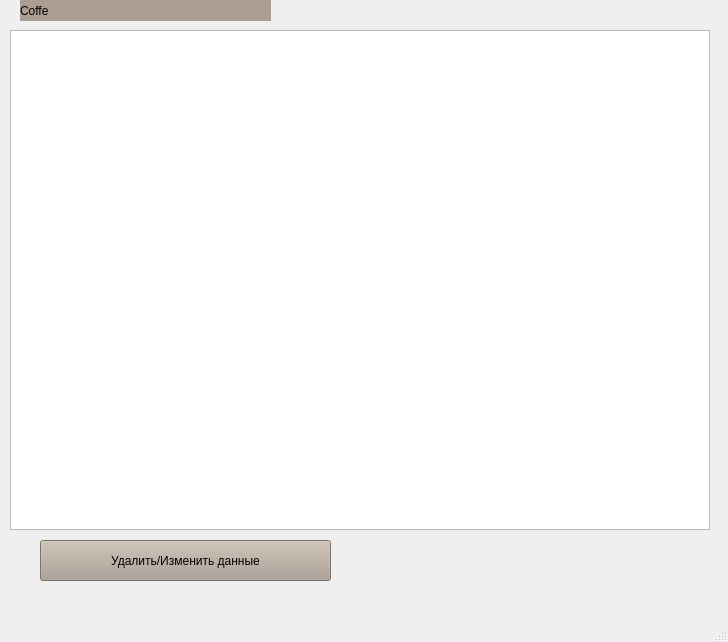
<?xml version="1.0" encoding="UTF-8"?>
<ui version="4.0">
 <class>MainWindow</class>
 <widget class="QMainWindow" name="MainWindow">
  <property name="geometry">
   <rect>
    <x>0</x>
    <y>0</y>
    <width>728</width>
    <height>642</height>
   </rect>
  </property>
  <property name="windowTitle">
   <string>MainWindow</string>
  </property>
  <widget class="QWidget" name="centralwidget">
   <widget class="QTableWidget" name="tableWidget">
    <property name="geometry">
     <rect>
      <x>10</x>
      <y>30</y>
      <width>700</width>
      <height>500</height>
     </rect>
    </property>
   </widget>
   <widget class="QLabel" name="label">
    <property name="geometry">
     <rect>
      <x>20</x>
      <y>0</y>
      <width>251</width>
      <height>21</height>
     </rect>
    </property>
    <property name="styleSheet">
     <string notr="true">color: rgb(0, 0, 0);
font: 16pt &quot;MS UI Gothic&quot;;
background-color: rgb(170, 158, 146);</string>
    </property>
    <property name="text">
     <string>Coffe</string>
    </property>
   </widget>
   <widget class="QPushButton" name="addEditCoffeeForm">
    <property name="geometry">
     <rect>
      <x>40</x>
      <y>540</y>
      <width>291</width>
      <height>41</height>
     </rect>
    </property>
    <property name="styleSheet">
     <string notr="true">color: rgb(0, 0, 0);
font: 10pt &quot;MS UI Gothic&quot;;
background-color: rgb(170, 158, 146);</string>
    </property>
    <property name="text">
     <string>Удалить/Изменить данные</string>
    </property>
   </widget>
  </widget>
  <widget class="QMenuBar" name="menubar">
   <property name="geometry">
    <rect>
     <x>0</x>
     <y>0</y>
     <width>728</width>
     <height>21</height>
    </rect>
   </property>
  </widget>
  <widget class="QStatusBar" name="statusbar"/>
 </widget>
 <resources/>
 <connections/>
</ui>
